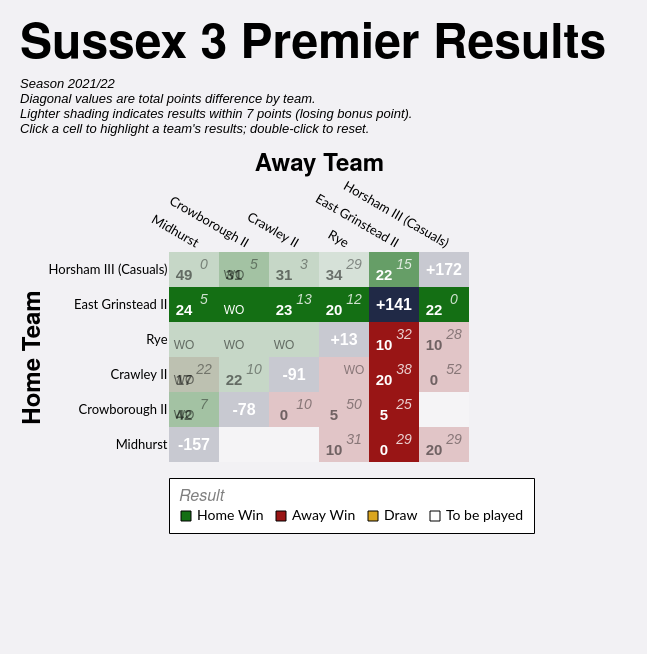

Write a Vega-Lite specification for this figure.
### Vega-Lite specification from a JSON file in a GitHub repository (floating-point values rounded to 4 significant figures)
{"config": {"axis": {"labelFont": "Lato, sans-serif", "titleFont": "PT Sans Narrow, Helvetica Neue, Helvetica, Arial, sans-serif", "labelFontSize": 13, "titleFontSize": 24, "gridColor": "#202947", "gridOpacity": 0.2}, "header": {"labelFont": "PT Sans Narrow, Helvetica Neue, Helvetica, Arial, sans-serif", "titleFont": "PT Sans Narrow, Helvetica Neue, Helvetica, Arial, sans-serif", "labelFontSize": 24, "titleFontSize": 28, "labelFontWeight": "bold", "orient": "left"}, "legend": {"labelFont": "Lato, sans-serif", "titleFont": "PT Sans Narrow, Helvetica Neue, Helvetica, Arial, sans-serif", "labelFontSize": 14, "titleFontSize": 16, "titlePadding": 5, "fillColor": "white", "strokeColor": "black", "padding": 10, "titleFontWeight": "lighter", "titleFontStyle": "italic", "titleColor": "gray", "offset": 10}, "title": {"font": "PT Sans Narrow, Helvetica Neue, Helvetica, Arial, sans-serif", "fontSize": 48, "fontWeight": "bold", "anchor": "start", "align": "center", "titlePadding": 20, "subtitlePadding": 10, "subtitleFontSize": 13, "subtitleColor": "", "subtitleFontStyle": "italic", "offset": 15, "color": "black"}, "axisX": {"labelAngle": 0}, "facet": {"title": null, "header": null, "align": {"row": "each", "column": "each"}}, "resolve": {"scale": {"y": "independent", "facet": "independent"}}, "background": "#f2f1f4", "view": {"stroke": null}}, "layer": [{"data": {"name": "data-af1a3a6550159821b19025485d67e0fb"}, "mark": {"type": "rect"}, "encoding": {"color": {"field": "result", "legend": {"columns": 4, "direction": "horizontal", "labelLimit": 200, "offset": 16, "orient": "bottom", "symbolStrokeColor": "black", "symbolStrokeWidth": 1, "values": ["Home Win", "Away Win", "Draw", "To be played"]}, "scale": {"domain": ["Home Win", "Home Win (LBP)", "Away Win", "Away Win (LBP)", "Draw", "To be played", "N/A"], "range": ["#146f14", "#146f14a0", "#991515", "#991515a0", "goldenrod", "white", "#202946"]}, "title": "Result", "type": "nominal"}, "opacity": {"condition": {"test": "datum.home_team == param_10['home_team'] || datum.away_team == param_10['home_team'] || !isValid(param_10['home_team'])", "value": 1.0}, "value": 0.2}, "tooltip": [{"field": "home_team", "title": "Home", "type": "nominal"}, {"field": "away_team", "title": "Away", "type": "nominal"}, {"field": "home_score_text", "title": "Home Score", "type": "nominal"}, {"field": "away_score_text", "title": "Away Score", "type": "nominal"}, {"field": "result", "title": "Result", "type": "nominal"}, {"field": "date", "format": "%d %b %Y", "title": "Date", "type": "temporal"}], "x": {"axis": {"domain": false, "grid": false, "labelAngle": 30, "orient": "top", "ticks": false}, "field": "away_team", "sort": ["Midhurst", "Crowborough II", "Crawley II", "Rye", "East Grinstead II", "Horsham III (Casuals)"], "title": "Away Team", "type": "nominal"}, "y": {"axis": {"domain": false, "grid": false, "ticks": false}, "field": "home_team", "sort": ["Horsham III (Casuals)", "East Grinstead II", "Rye", "Crawley II", "Crowborough II", "Midhurst"], "title": "Home Team", "type": "nominal"}}, "name": "view_6"}, {"data": {"name": "data-af1a3a6550159821b19025485d67e0fb"}, "mark": {"type": "text", "fontStyle": "italic", "size": 14, "xOffset": 10, "yOffset": -5}, "encoding": {"color": {"condition": {"test": "datum.home_team == param_10['home_team'] || datum.away_team == param_10['home_team'] || !isValid(param_10['home_team'])", "value": "white"}, "value": "black"}, "opacity": {"condition": {"test": "datum.home_team == param_10['home_team'] || datum.away_team == param_10['home_team'] || !isValid(param_10['home_team'])", "value": 0.8}, "value": 0.4}, "text": {"field": "away_score_text", "type": "nominal"}, "x": {"field": "away_team", "sort": ["Midhurst", "Crowborough II", "Crawley II", "Rye", "East Grinstead II", "Horsham III (Casuals)"], "type": "nominal"}, "y": {"field": "home_team", "sort": ["Horsham III (Casuals)", "East Grinstead II", "Rye", "Crawley II", "Crowborough II", "Midhurst"], "type": "nominal"}}, "transform": [{"filter": "datum.away_score_text != '' && datum.away_score_text != 'WO'"}]}, {"data": {"name": "data-af1a3a6550159821b19025485d67e0fb"}, "mark": {"type": "text", "size": 12, "xOffset": 10, "yOffset": -5}, "encoding": {"color": {"condition": {"test": "datum.home_team == param_10['home_team'] || datum.away_team == param_10['home_team'] || !isValid(param_10['home_team'])", "value": "white"}, "value": "black"}, "opacity": {"condition": {"test": "datum.home_team == param_10['home_team'] || datum.away_team == param_10['home_team'] || !isValid(param_10['home_team'])", "value": 0.8}, "value": 0.4}, "text": {"field": "away_score_text", "type": "nominal"}, "x": {"field": "away_team", "sort": ["Midhurst", "Crowborough II", "Crawley II", "Rye", "East Grinstead II", "Horsham III (Casuals)"], "type": "nominal"}, "y": {"field": "home_team", "sort": ["Horsham III (Casuals)", "East Grinstead II", "Rye", "Crawley II", "Crowborough II", "Midhurst"], "type": "nominal"}}, "transform": [{"filter": "datum.away_score_text == 'WO'"}]}, {"data": {"name": "data-af1a3a6550159821b19025485d67e0fb"}, "mark": {"type": "text", "fontWeight": "bold", "size": 15, "xOffset": -10, "yOffset": 5}, "encoding": {"color": {"condition": {"test": "datum.home_team == param_10['home_team'] || datum.away_team == param_10['home_team'] || !isValid(param_10['home_team'])", "value": "white"}, "value": "black"}, "opacity": {"condition": {"test": "datum.home_team == param_10['home_team'] || datum.away_team == param_10['home_team'] || !isValid(param_10['home_team'])", "value": 1.0}, "value": 0.5}, "text": {"field": "home_score_text", "type": "nominal"}, "x": {"field": "away_team", "sort": ["Midhurst", "Crowborough II", "Crawley II", "Rye", "East Grinstead II", "Horsham III (Casuals)"], "type": "nominal"}, "y": {"field": "home_team", "sort": ["Horsham III (Casuals)", "East Grinstead II", "Rye", "Crawley II", "Crowborough II", "Midhurst"], "type": "nominal"}}, "transform": [{"filter": "datum.home_score_text != '' && datum.home_score_text != 'WO'"}]}, {"data": {"name": "data-af1a3a6550159821b19025485d67e0fb"}, "mark": {"type": "text", "size": 12, "xOffset": -10, "yOffset": 5}, "encoding": {"color": {"condition": {"test": "datum.home_team == param_10['home_team'] || datum.away_team == param_10['home_team'] || !isValid(param_10['home_team'])", "value": "white"}, "value": "black"}, "opacity": {"condition": {"test": "datum.home_team == param_10['home_team'] || datum.away_team == param_10['home_team'] || !isValid(param_10['home_team'])", "value": 1.0}, "value": 0.5}, "text": {"field": "home_score_text", "type": "nominal"}, "x": {"field": "away_team", "sort": ["Midhurst", "Crowborough II", "Crawley II", "Rye", "East Grinstead II", "Horsham III (Casuals)"], "type": "nominal"}, "y": {"field": "home_team", "sort": ["Horsham III (Casuals)", "East Grinstead II", "Rye", "Crawley II", "Crowborough II", "Midhurst"], "type": "nominal"}}, "transform": [{"filter": "datum.home_score_text == 'WO'"}]}, {"data": {"name": "data-55fe99219609d3f91b94b7c746adec74"}, "mark": {"type": "text", "color": "white", "fontWeight": "bold", "size": 16}, "encoding": {"text": {"field": "display_text", "type": "nominal"}, "tooltip": [{"field": "home_team", "title": "Team", "type": "nominal"}, {"field": "display_text", "title": "Points Difference", "type": "nominal"}], "x": {"field": "away_team", "sort": ["Midhurst", "Crowborough II", "Crawley II", "Rye", "East Grinstead II", "Horsham III (Casuals)"], "type": "nominal"}, "y": {"field": "home_team", "sort": ["Horsham III (Casuals)", "East Grinstead II", "Rye", "Crawley II", "Crowborough II", "Midhurst"], "type": "nominal"}}}], "height": {"step": 35}, "padding": {"left": 20, "top": 20, "right": 40, "bottom": 120}, "params": [{"name": "param_10", "select": {"type": "point", "clear": "dblclick", "fields": ["home_team"], "on": "click"}, "value": [{"home_team": "East Grinstead II"}], "views": ["view_6"]}], "title": {"text": "Sussex 3 Premier Results", "subtitle": ["Season 2021/22", "Diagonal values are total points difference by team.", "Lighter shading indicates results within 7 points (losing bonus point).", "Click a cell to highlight a team's results; double-click to reset."]}, "width": {"step": 50}, "$schema": "https://vega.github.io/schema/vega-lite/v5.20.1.json", "datasets": {"data-af1a3a6550159821b19025485d67e0fb": [{"home_team": "Crawley II", "away_team": "Crawley II", "match_id": null, "date": "", "home_score": null, "away_score": null, "home_walkover": null, "away_walkover": null, "result": "N/A", "home_score_text": "", "away_score_text": "", "wo_result": "", "score_text": "", "display_text": "-91", "is_diagonal": true, "result_simple": "N/A"}, {"home_team": "Crawley II", "away_team": "Crowborough II", "match_id": "952685", "date": "2022-01-22T00:00:00", "home_score": 22, "away_score": 10, "home_walkover": false, "away_walkover": false, "result": "Home Win", "home_score_text": "22", "away_score_text": "10", "wo_result": "", "score_text": "22-10", "display_text": "22-10", "is_diagonal": false, "result_simple": "Home Win"}, {"home_team": "Crawley II", "away_team": "East Grinstead II", "match_id": "952701", "date": "2022-03-26T00:00:00", "home_score": 20, "away_score": 38, "home_walkover": false, "away_walkover": false, "result": "Away Win", "home_score_text": "20", "away_score_text": "38", "wo_result": "", "score_text": "20-38", "display_text": "20-38", "is_diagonal": false, "result_simple": "Away Win"}, {"home_team": "Crawley II", "away_team": "Horsham III (Casuals)", "match_id": "952691", "date": "2022-02-12T00:00:00", "home_score": 0, "away_score": 52, "home_walkover": false, "away_walkover": false, "result": "Away Win", "home_score_text": "0", "away_score_text": "52", "wo_result": "", "score_text": "0-52", "display_text": "0-52", "is_diagonal": false, "result_simple": "Away Win"}, {"home_team": "Crawley II", "away_team": "Midhurst", "match_id": "957345", "date": "2022-02-19T00:00:00", "home_score": 17, "away_score": 22, "home_walkover": false, "away_walkover": false, "result": "Away Win (LBP)", "home_score_text": "17", "away_score_text": "22", "wo_result": "", "score_text": "17-22", "display_text": "17-22", "is_diagonal": false, "result_simple": "Away Win"}, {"home_team": "Crawley II", "away_team": "Midhurst", "match_id": "952681", "date": "2022-01-15T00:00:00", "home_score": null, "away_score": null, "home_walkover": true, "away_walkover": false, "result": "Home Win", "home_score_text": "WO", "away_score_text": "", "wo_result": "HWO", "score_text": "WO", "display_text": "WO", "is_diagonal": false, "result_simple": "Home Win"}, {"home_team": "Crawley II", "away_team": "Rye", "match_id": "952676", "date": "2021-12-11T00:00:00", "home_score": null, "away_score": null, "home_walkover": false, "away_walkover": true, "result": "Away Win", "home_score_text": "", "away_score_text": "WO", "wo_result": "AWO", "score_text": "WO", "display_text": "WO", "is_diagonal": false, "result_simple": "Away Win"}, {"home_team": "Crowborough II", "away_team": "Crawley II", "match_id": "952697", "date": "2022-03-05T00:00:00", "home_score": 0, "away_score": 10, "home_walkover": false, "away_walkover": false, "result": "Away Win", "home_score_text": "0", "away_score_text": "10", "wo_result": "", "score_text": "0-10", "display_text": "0-10", "is_diagonal": false, "result_simple": "Away Win"}, {"home_team": "Crowborough II", "away_team": "Crowborough II", "match_id": null, "date": "", "home_score": null, "away_score": null, "home_walkover": null, "away_walkover": null, "result": "N/A", "home_score_text": "", "away_score_text": "", "wo_result": "", "score_text": "", "display_text": "-78", "is_diagonal": true, "result_simple": "N/A"}, {"home_team": "Crowborough II", "away_team": "East Grinstead II", "match_id": "952677", "date": "2021-12-11T00:00:00", "home_score": 5, "away_score": 25, "home_walkover": false, "away_walkover": false, "result": "Away Win", "home_score_text": "5", "away_score_text": "25", "wo_result": "", "score_text": "5-25", "display_text": "5-25", "is_diagonal": false, "result_simple": "Away Win"}, {"home_team": "Crowborough II", "away_team": "Horsham III (Casuals)", "match_id": null, "date": "", "home_score": null, "away_score": null, "home_walkover": null, "away_walkover": null, "result": "To be played", "home_score_text": "", "away_score_text": "", "wo_result": "", "score_text": "", "display_text": "", "is_diagonal": false, "result_simple": "To be played"}, {"home_team": "Crowborough II", "away_team": "Midhurst", "match_id": "957845", "date": "2022-03-26T00:00:00", "home_score": 42, "away_score": 7, "home_walkover": false, "away_walkover": false, "result": "Home Win", "home_score_text": "42", "away_score_text": "7", "wo_result": "", "score_text": "42-7", "display_text": "42-7", "is_diagonal": false, "result_simple": "Home Win"}, {"home_team": "Crowborough II", "away_team": "Midhurst", "match_id": "952687", "date": "2022-01-29T00:00:00", "home_score": null, "away_score": null, "home_walkover": true, "away_walkover": false, "result": "Home Win", "home_score_text": "WO", "away_score_text": "", "wo_result": "HWO", "score_text": "WO", "display_text": "WO", "is_diagonal": false, "result_simple": "Home Win"}, {"home_team": "Crowborough II", "away_team": "Rye", "match_id": "952690", "date": "2022-02-12T00:00:00", "home_score": 5, "away_score": 50, "home_walkover": false, "away_walkover": false, "result": "Away Win", "home_score_text": "5", "away_score_text": "50", "wo_result": "", "score_text": "5-50", "display_text": "5-50", "is_diagonal": false, "result_simple": "Away Win"}, {"home_team": "East Grinstead II", "away_team": "Crawley II", "match_id": "952688", "date": "2022-01-29T00:00:00", "home_score": 23, "away_score": 13, "home_walkover": false, "away_walkover": false, "result": "Home Win", "home_score_text": "23", "away_score_text": "13", "wo_result": "", "score_text": "23-13", "display_text": "23-13", "is_diagonal": false, "result_simple": "Home Win"}, {"home_team": "East Grinstead II", "away_team": "Crowborough II", "match_id": "952704", "date": "2022-04-02T00:00:00", "home_score": null, "away_score": null, "home_walkover": true, "away_walkover": false, "result": "Home Win", "home_score_text": "WO", "away_score_text": "", "wo_result": "HWO", "score_text": "WO", "display_text": "WO", "is_diagonal": false, "result_simple": "Home Win"}, {"home_team": "East Grinstead II", "away_team": "East Grinstead II", "match_id": null, "date": "", "home_score": null, "away_score": null, "home_walkover": null, "away_walkover": null, "result": "N/A", "home_score_text": "", "away_score_text": "", "wo_result": "", "score_text": "", "display_text": "+141", "is_diagonal": true, "result_simple": "N/A"}, {"home_team": "East Grinstead II", "away_team": "Horsham III (Casuals)", "match_id": "952698", "date": "2022-03-05T00:00:00", "home_score": 22, "away_score": 0, "home_walkover": false, "away_walkover": false, "result": "Home Win", "home_score_text": "22", "away_score_text": "0", "wo_result": "", "score_text": "22-0", "display_text": "22-0", "is_diagonal": false, "result_simple": "Home Win"}, {"home_team": "East Grinstead II", "away_team": "Midhurst", "match_id": "952692", "date": "2022-02-12T00:00:00", "home_score": 24, "away_score": 5, "home_walkover": false, "away_walkover": false, "result": "Home Win", "home_score_text": "24", "away_score_text": "5", "wo_result": "", "score_text": "24-5", "display_text": "24-5", "is_diagonal": false, "result_simple": "Home Win"}, {"home_team": "East Grinstead II", "away_team": "Rye", "match_id": "952683", "date": "2022-01-15T00:00:00", "home_score": 20, "away_score": 12, "home_walkover": false, "away_walkover": false, "result": "Home Win", "home_score_text": "20", "away_score_text": "12", "wo_result": "", "score_text": "20-12", "display_text": "20-12", "is_diagonal": false, "result_simple": "Home Win"}, {"home_team": "Horsham III (Casuals)", "away_team": "Crawley II", "match_id": "952678", "date": "2021-12-18T00:00:00", "home_score": 31, "away_score": 3, "home_walkover": false, "away_walkover": false, "result": "Home Win", "home_score_text": "31", "away_score_text": "3", "wo_result": "", "score_text": "31-3", "display_text": "31-3", "is_diagonal": false, "result_simple": "Home Win"}, {"home_team": "Horsham III (Casuals)", "away_team": "Crowborough II", "match_id": "957346", "date": "2022-02-19T00:00:00", "home_score": 31, "away_score": 5, "home_walkover": false, "away_walkover": false, "result": "Home Win", "home_score_text": "31", "away_score_text": "5", "wo_result": "", "score_text": "31-5", "display_text": "31-5", "is_diagonal": false, "result_simple": "Home Win"}, {"home_team": "Horsham III (Casuals)", "away_team": "Crowborough II", "match_id": "953050", "date": "2022-01-15T00:00:00", "home_score": null, "away_score": null, "home_walkover": true, "away_walkover": false, "result": "Home Win", "home_score_text": "WO", "away_score_text": "", "wo_result": "HWO", "score_text": "WO", "display_text": "WO", "is_diagonal": false, "result_simple": "Home Win"}, {"home_team": "Horsham III (Casuals)", "away_team": "East Grinstead II", "match_id": "952684", "date": "2022-01-22T00:00:00", "home_score": 22, "away_score": 15, "home_walkover": false, "away_walkover": false, "result": "Home Win (LBP)", "home_score_text": "22", "away_score_text": "15", "wo_result": "", "score_text": "22-15", "display_text": "22-15", "is_diagonal": false, "result_simple": "Home Win"}, {"home_team": "Horsham III (Casuals)", "away_team": "Horsham III (Casuals)", "match_id": null, "date": "", "home_score": null, "away_score": null, "home_walkover": null, "away_walkover": null, "result": "N/A", "home_score_text": "", "away_score_text": "", "wo_result": "", "score_text": "", "display_text": "+172", "is_diagonal": true, "result_simple": "N/A"}, {"home_team": "Horsham III (Casuals)", "away_team": "Midhurst", "match_id": "952675", "date": "2021-12-11T00:00:00", "home_score": 49, "away_score": 0, "home_walkover": false, "away_walkover": false, "result": "Home Win", "home_score_text": "49", "away_score_text": "0", "wo_result": "", "score_text": "49-0", "display_text": "49-0", "is_diagonal": false, "result_simple": "Home Win"}, {"home_team": "Horsham III (Casuals)", "away_team": "Rye", "match_id": "952700", "date": "2022-03-19T00:00:00", "home_score": 34, "away_score": 29, "home_walkover": false, "away_walkover": false, "result": "Home Win (LBP)", "home_score_text": "34", "away_score_text": "29", "wo_result": "", "score_text": "34-29", "display_text": "34-29", "is_diagonal": false, "result_simple": "Home Win"}, {"home_team": "Midhurst", "away_team": "Crawley II", "match_id": null, "date": "", "home_score": null, "away_score": null, "home_walkover": null, "away_walkover": null, "result": "To be played", "home_score_text": "", "away_score_text": "", "wo_result": "", "score_text": "", "display_text": "", "is_diagonal": false, "result_simple": "To be played"}, {"home_team": "Midhurst", "away_team": "Crowborough II", "match_id": null, "date": "", "home_score": null, "away_score": null, "home_walkover": null, "away_walkover": null, "result": "To be played", "home_score_text": "", "away_score_text": "", "wo_result": "", "score_text": "", "display_text": "", "is_diagonal": false, "result_simple": "To be played"}, {"home_team": "Midhurst", "away_team": "East Grinstead II", "match_id": "955168", "date": "2022-01-08T00:00:00", "home_score": 0, "away_score": 29, "home_walkover": false, "away_walkover": false, "result": "Away Win", "home_score_text": "0", "away_score_text": "29", "wo_result": "", "score_text": "0-29", "display_text": "0-29", "is_diagonal": false, "result_simple": "Away Win"}, {"home_team": "Midhurst", "away_team": "Horsham III (Casuals)", "match_id": "952702", "date": "2022-04-02T00:00:00", "home_score": 20, "away_score": 29, "home_walkover": false, "away_walkover": false, "result": "Away Win", "home_score_text": "20", "away_score_text": "29", "wo_result": "", "score_text": "20-29", "display_text": "20-29", "is_diagonal": false, "result_simple": "Away Win"}, {"home_team": "Midhurst", "away_team": "Midhurst", "match_id": null, "date": "", "home_score": null, "away_score": null, "home_walkover": null, "away_walkover": null, "result": "N/A", "home_score_text": "", "away_score_text": "", "wo_result": "", "score_text": "", "display_text": "-157", "is_diagonal": true, "result_simple": "N/A"}, {"home_team": "Midhurst", "away_team": "Rye", "match_id": "952686", "date": "2022-01-22T00:00:00", "home_score": 10, "away_score": 31, "home_walkover": false, "away_walkover": false, "result": "Away Win", "home_score_text": "10", "away_score_text": "31", "wo_result": "", "score_text": "10-31", "display_text": "10-31", "is_diagonal": false, "result_simple": "Away Win"}, {"home_team": "Rye", "away_team": "Crawley II", "match_id": "952703", "date": "2022-04-02T00:00:00", "home_score": null, "away_score": null, "home_walkover": true, "away_walkover": false, "result": "Home Win", "home_score_text": "WO", "away_score_text": "", "wo_result": "HWO", "score_text": "WO", "display_text": "WO", "is_diagonal": false, "result_simple": "Home Win"}, {"home_team": "Rye", "away_team": "Crowborough II", "match_id": "955082", "date": "2022-02-05T00:00:00", "home_score": null, "away_score": null, "home_walkover": true, "away_walkover": false, "result": "Home Win", "home_score_text": "WO", "away_score_text": "", "wo_result": "HWO", "score_text": "WO", "display_text": "WO", "is_diagonal": false, "result_simple": "Home Win"}, {"home_team": "Rye", "away_team": "East Grinstead II", "match_id": "959356", "date": "2022-03-12T00:00:00", "home_score": 10, "away_score": 32, "home_walkover": false, "away_walkover": false, "result": "Away Win", "home_score_text": "10", "away_score_text": "32", "wo_result": "", "score_text": "10-32", "display_text": "10-32", "is_diagonal": false, "result_simple": "Away Win"}, {"home_team": "Rye", "away_team": "Horsham III (Casuals)", "match_id": "952689", "date": "2022-01-29T00:00:00", "home_score": 10, "away_score": 28, "home_walkover": false, "away_walkover": false, "result": "Away Win", "home_score_text": "10", "away_score_text": "28", "wo_result": "", "score_text": "10-28", "display_text": "10-28", "is_diagonal": false, "result_simple": "Away Win"}, {"home_team": "Rye", "away_team": "Midhurst", "match_id": "952696", "date": "2022-03-05T00:00:00", "home_score": null, "away_score": null, "home_walkover": true, "away_walkover": false, "result": "Home Win", "home_score_text": "WO", "away_score_text": "", "wo_result": "HWO", "score_text": "WO", "display_text": "WO", "is_diagonal": false, "result_simple": "Home Win"}, {"home_team": "Rye", "away_team": "Rye", "match_id": null, "date": "", "home_score": null, "away_score": null, "home_walkover": null, "away_walkover": null, "result": "N/A", "home_score_text": "", "away_score_text": "", "wo_result": "", "score_text": "", "display_text": "+13", "is_diagonal": true, "result_simple": "N/A"}], "data-55fe99219609d3f91b94b7c746adec74": [{"home_team": "Crawley II", "away_team": "Crawley II", "match_id": null, "date": "", "home_score": null, "away_score": null, "home_walkover": null, "away_walkover": null, "result": "N/A", "home_score_text": "", "away_score_text": "", "wo_result": "", "score_text": "", "display_text": "-91", "is_diagonal": true, "result_simple": "N/A"}, {"home_team": "Crowborough II", "away_team": "Crowborough II", "match_id": null, "date": "", "home_score": null, "away_score": null, "home_walkover": null, "away_walkover": null, "result": "N/A", "home_score_text": "", "away_score_text": "", "wo_result": "", "score_text": "", "display_text": "-78", "is_diagonal": true, "result_simple": "N/A"}, {"home_team": "East Grinstead II", "away_team": "East Grinstead II", "match_id": null, "date": "", "home_score": null, "away_score": null, "home_walkover": null, "away_walkover": null, "result": "N/A", "home_score_text": "", "away_score_text": "", "wo_result": "", "score_text": "", "display_text": "+141", "is_diagonal": true, "result_simple": "N/A"}, {"home_team": "Horsham III (Casuals)", "away_team": "Horsham III (Casuals)", "match_id": null, "date": "", "home_score": null, "away_score": null, "home_walkover": null, "away_walkover": null, "result": "N/A", "home_score_text": "", "away_score_text": "", "wo_result": "", "score_text": "", "display_text": "+172", "is_diagonal": true, "result_simple": "N/A"}, {"home_team": "Midhurst", "away_team": "Midhurst", "match_id": null, "date": "", "home_score": null, "away_score": null, "home_walkover": null, "away_walkover": null, "result": "N/A", "home_score_text": "", "away_score_text": "", "wo_result": "", "score_text": "", "display_text": "-157", "is_diagonal": true, "result_simple": "N/A"}, {"home_team": "Rye", "away_team": "Rye", "match_id": null, "date": "", "home_score": null, "away_score": null, "home_walkover": null, "away_walkover": null, "result": "N/A", "home_score_text": "", "away_score_text": "", "wo_result": "", "score_text": "", "display_text": "+13", "is_diagonal": true, "result_simple": "N/A"}]}}
